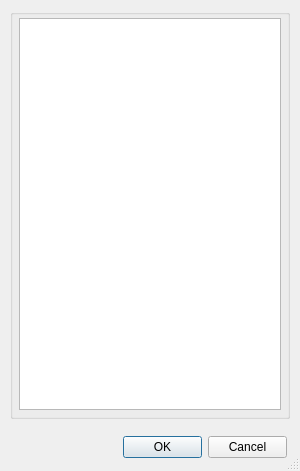
<?xml version="1.0" encoding="UTF-8"?>
<ui version="4.0">
 <class>DerivationManager</class>
 <widget class="QDialog" name="DerivationManager">
  <property name="geometry">
   <rect>
    <x>0</x>
    <y>0</y>
    <width>300</width>
    <height>471</height>
   </rect>
  </property>
  <property name="windowTitle">
   <string>Select entry to link to</string>
  </property>
  <property name="sizeGripEnabled">
   <bool>true</bool>
  </property>
  <widget class="QGroupBox" name="groupBox">
   <property name="geometry">
    <rect>
     <x>10</x>
     <y>9</y>
     <width>280</width>
     <height>410</height>
    </rect>
   </property>
   <property name="title">
    <string/>
   </property>
   <widget class="QListView" name="lexList">
    <property name="geometry">
     <rect>
      <x>9</x>
      <y>9</y>
      <width>262</width>
      <height>392</height>
     </rect>
    </property>
    <property name="horizontalScrollBarPolicy">
     <enum>Qt::ScrollBarAlwaysOff</enum>
    </property>
    <property name="editTriggers">
     <set>QAbstractItemView::NoEditTriggers</set>
    </property>
   </widget>
  </widget>
  <widget class="QDialogButtonBox" name="buttonBox">
   <property name="geometry">
    <rect>
     <x>123</x>
     <y>431</y>
     <width>164</width>
     <height>32</height>
    </rect>
   </property>
   <property name="standardButtons">
    <set>QDialogButtonBox::Cancel|QDialogButtonBox::Ok</set>
   </property>
  </widget>
 </widget>
 <resources/>
 <connections/>
</ui>
